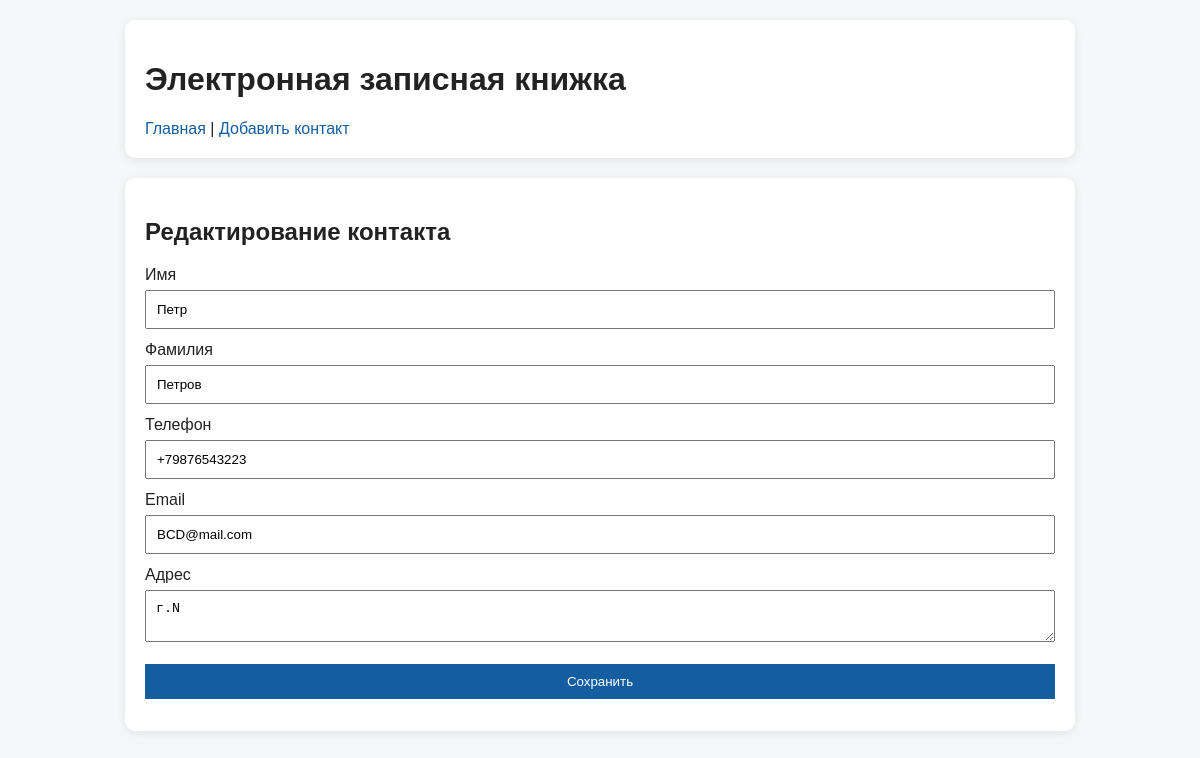
The app's page /edit/4 with its own data.
### tables this page shows
CREATE TABLE contacts (
            id INTEGER PRIMARY KEY AUTOINCREMENT,
            first_name TEXT NOT NULL,
            last_name TEXT NOT NULL,
            phone TEXT NOT NULL,
            email TEXT,
            address TEXT
        );

### app.py (the view, shortened to what this page needs)
    @app.route("/edit/<int:contact_id>", methods=["GET", "POST"])
    def edit_contact(contact_id):
        conn = get_connection()
        contact = conn.execute(
            "SELECT * FROM contacts WHERE id = ?", (contact_id,)
        ).fetchone()
        if not contact:
            conn.close()
            return redirect(url_for("index", message="Контакт не найден"))
        conn.close()
        return render_template("form.html", contact=contact, title="Редактирование контакта", error="")

### app.py (called while the page is built)
def get_connection():
    conn = sqlite3.connect(DATABASE)
    conn.row_factory = sqlite3.Row
    return conn

### templates/form.html (shortened to what this page needs)
{% extends "base.html" %}
{% block content %}
<div class="box">
    <h2>{{ title }}</h2>
    <form method="post">
        <label>Имя</label>
        <input type="text" name="first_name" minlength="2" maxlength="50" value="{{ contact.first_name if contact else '' }}" required>
        <label>Фамилия</label>
        <input type="text" name="last_name" minlength="2" maxlength="50" value="{{ contact.last_name if contact else '' }}" required>
        <label>Телефон</label>
        <input type="text" name="phone" maxlength="25" value="{{ contact.phone if contact else '' }}" required>
        <label>Email</label>
        <input type="email" name="email" value="{{ contact.email if contact else '' }}">
        <label>Адрес</label>
        <textarea name="address">{{ contact.address if contact else '' }}</textarea>
        <button type="submit">Сохранить</button>
    </form>
</div>
{% endblock %}

### static/style.css (style rules this page uses)
body { font-family: Arial, sans-serif; max-width: 950px; margin: 20px auto; background: #f4f6f8; color: #222; }
.box { background: white; padding: 20px; border-radius: 10px; box-shadow: 0 2px 8px rgba(0, 0, 0, 0.08); margin-bottom: 20px; }
input, select, textarea, button { width: 100%; padding: 10px; margin-top: 6px; margin-bottom: 12px; box-sizing: border-box; }
button { cursor: pointer; background: #145da0; color: white; border: none; }

### records on screen
contacts: first_name "Петр", last_name "Петров", phone "+79876543223", email "BCD@mail.com", address "г.N"

### other values on screen
{{ title }} "Редактирование контакта"
